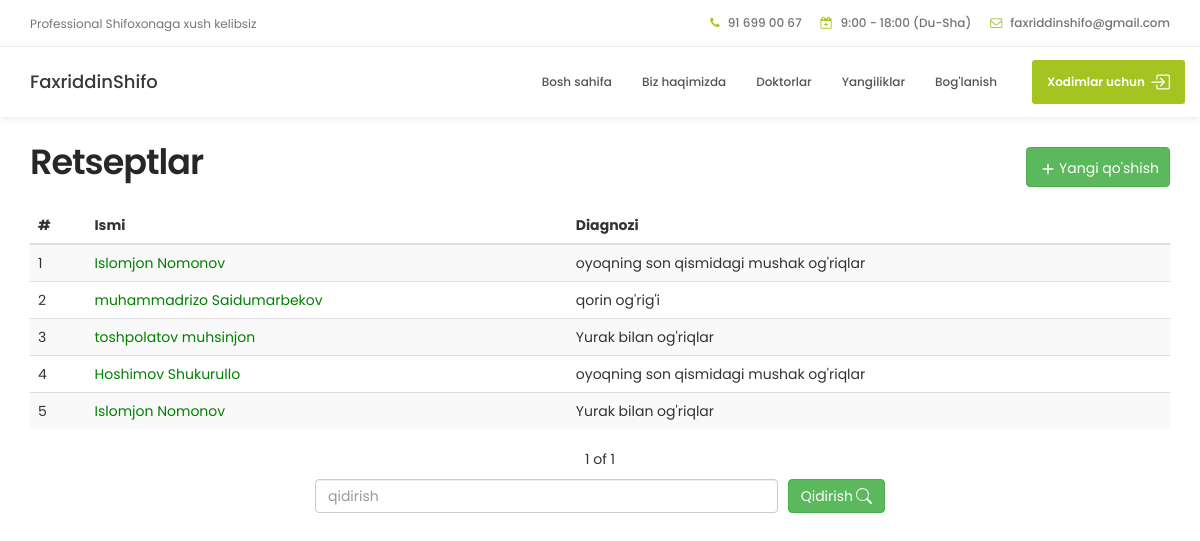
/recipe/recipe_list/, run on the app's committed database.
### recipe/models.py (models this page shows, shortened)
class Recipe(models.Model):
	id = models.UUIDField(primary_key=True,default=uuid.uuid4,editable=False)
	bemor = models.CharField(max_length=50)
	diagnoz = models.CharField(max_length=200)
	firstrec = models.CharField(max_length=100, null=True, blank=True)
	secondrec = models.CharField(max_length=100, null=True, blank=True)
	thirdrec = models.CharField(max_length=100, null=True, blank=True)
	fourthrec = models.CharField(max_length=100, null=True, blank=True)
	fifthrec = models.CharField(max_length=100, null=True, blank=True)
	sixthrec = models.CharField(max_length=100, null=True, blank=True)
	seventhrec = models.CharField(max_length=100, null=True, blank=True)
	eightthrec = models.CharField(max_length=100, null=True, blank=True)
	ninethrec = models.CharField(max_length=100, null=True, blank=True)
	tenthrec = models.CharField(max_length=100, null=True, blank=True)
	eleventhrec = models.CharField(max_length=100, null=True, blank=True)
	twelvethrec = models.CharField(max_length=100, null=True, blank=True)
	thirdteenthrec = models.CharField(max_length=100, null=True, blank=True)
	fourteenthrec = models.CharField(max_length=100, null=True, blank=True)
	fifteenthrec = models.CharField(max_length=100, null=True, blank=True)

### recipe/views.py (the view)
# urls.py: path('recipe_list/', RecipeListView.as_view(), name='recipe_list'),
class RecipeListView(generic.ListView):
	model = Recipe
	template_name = 'recipe/recipe_list.html'
	context_object_name = 'recipe_list'
	paginate_by = 5

### templates/recipe/recipe_list.html (shortened to what this page needs)
{% extends 'index.html' %}
{% block content %}
   <div class="container">
            <div class="add-button" style="display: flex; justify-content: space-between; align-content: center;">
                <h2>Retseptlar</h2>
                <a class="btn btn-success" href="{% url 'create_recipe' %}" style="height: 40px;padding: 10px; margin-top:30px; display: flex;"><svg xmlns="http://www.w3.org/2000/svg" width="22" height="22" fill="currentColor" class="bi bi-plus" viewBox="0 0 16 16">
  <path d="M8 4a.5.5 0 0 1 .5.5v3h3a.5.5 0 0 1 0 1h-3v3a.5.5 0 0 1-1 0v-3h-3a.5.5 0 0 1 0-1h3v-3A.5.5 0 0 1 8 4z"/>
</svg> <span> Yangi qo'shish </span></a>
            </div>
            <table class="table table-striped">
                <thead>
                    <th>#</th>
                    <th>Ismi</th>
                    <th>Diagnozi</th>
                </thead>
                <tbody>
                {% for recipe in recipe_list %}
                <tr>
                    <td>{{forloop.counter}}</td>
                <td><a href="{% url 'recipe_detail' recipe.pk %}" style="color:green;"> {{recipe.bemor}}</a></td>
                <td>{{recipe.diagnoz}}</td>
                </tr>
                {% endfor %}
                </tbody>
            </table>
            <center>
  {{page_obj.number}} of {{page_obj.paginator.num_pages}}
</center>
<center style="margin-top: 10px;">
  <form method="get" style="display: flex;width: 50%;" action="{% url 'search_recipe' %}">
      <input type="search" name="recipe" class="form-control" style=" margin-right: 10px;" placeholder="qidirish">
      <button class="btn btn-success" style="display: flex;justify-content: center; align-items: center;"><span style="margin-right:3px;"> Qidirish </span> </button>
  </form>
  </center>
</div>
{% endblock %}

### static/css/tooplate-style.css (style rules this page uses)
body { background: #ffffff; font-family: 'Poppins', sans-serif; overflow-x: hidden; }
h1,h2,h3,h4,h5,h6 { font-weight: 600; line-height: inherit; }
h1,h2,h3,h4 { letter-spacing: -1px; }
h2 { color: #272727; font-size: 3em; padding-bottom: 10px; }
html { -webkit-font-smoothing: antialiased; }
a { color: #252525; -webkit-transition: 0.5s; transition: 0.5s; text-decoration: none !important; }
@media only screen and (max-width: 1200px) { h2 { font-size: 2.5em; } }

### data on the page
Recipe: bemor "Islomjon Nomonov", diagnoz "oyoqning son qismidagi mushak og'riqlar"
Recipe: bemor "muhammadrizo Saidumarbekov", diagnoz "qorin og'rig'i"
Recipe: bemor "toshpolatov muhsinjon", diagnoz "Yurak bilan og'riqlar"
Recipe: bemor "Hoshimov Shukurullo", diagnoz "oyoqning son qismidagi mushak og'riqlar"
Recipe: bemor "Islomjon Nomonov", diagnoz "Yurak bilan og'riqlar"

### other printed values
{{ page_obj.number }} "1"
{{ page_obj.paginator.num_pages }} "1"
